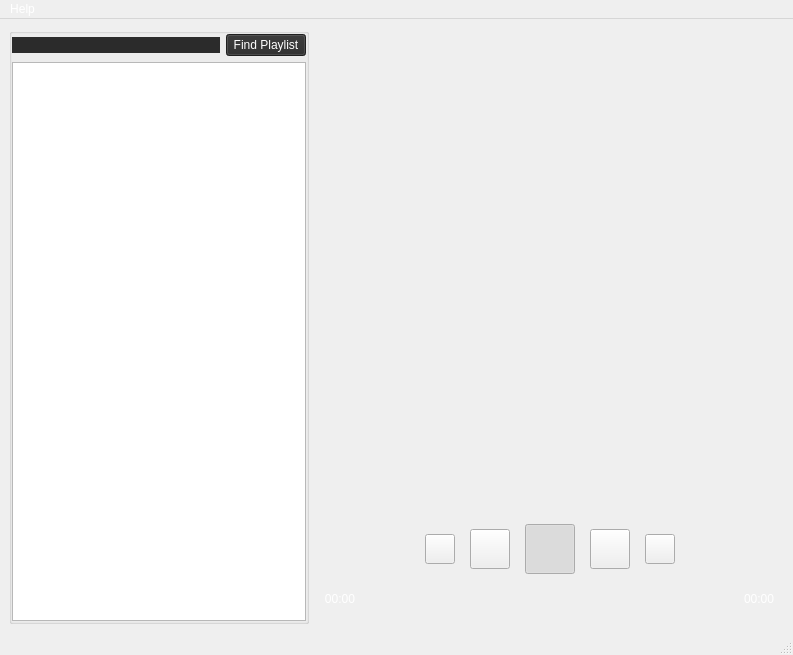
<?xml version="1.0" encoding="UTF-8"?>
<ui version="4.0">
 <class>MainWindow</class>
 <widget class="QMainWindow" name="MainWindow">
  <property name="enabled">
   <bool>true</bool>
  </property>
  <property name="geometry">
   <rect>
    <x>0</x>
    <y>0</y>
    <width>793</width>
    <height>655</height>
   </rect>
  </property>
  <property name="windowTitle">
   <string>WavePlayer</string>
  </property>
  <property name="autoFillBackground">
   <bool>false</bool>
  </property>
  <property name="styleSheet">
   <string notr="true">background-color:rgb(60, 63, 65);
color:#FFFFFF;
QToolTip {background-color:rgb(255, 255, 255); color:rgb(0, 0, 0)}
</string>
  </property>
  <widget class="QWidget" name="centralwidget">
   <property name="autoFillBackground">
    <bool>false</bool>
   </property>
   <layout class="QGridLayout" name="gridLayout">
    <item row="0" column="0" rowspan="2">
     <widget class="QGroupBox" name="groupBMediaList">
      <property name="maximumSize">
       <size>
        <width>300</width>
        <height>16777215</height>
       </size>
      </property>
      <property name="autoFillBackground">
       <bool>false</bool>
      </property>
      <property name="title">
       <string/>
      </property>
      <property name="flat">
       <bool>true</bool>
      </property>
      <layout class="QGridLayout" name="gridLayout_3">
       <property name="leftMargin">
        <number>0</number>
       </property>
       <property name="topMargin">
        <number>0</number>
       </property>
       <property name="rightMargin">
        <number>0</number>
       </property>
       <property name="bottomMargin">
        <number>0</number>
       </property>
       <item row="0" column="1">
        <widget class="QPushButton" name="pushBrowse">
         <property name="styleSheet">
          <string notr="true">background-color:rgb(43, 43, 43);color:rgb(255, 255, 255);</string>
         </property>
         <property name="text">
          <string>Find Playlist</string>
         </property>
        </widget>
       </item>
       <item row="0" column="0">
        <widget class="QLineEdit" name="lineBrowse">
         <property name="styleSheet">
          <string notr="true">background-color:rgb(43, 43, 43); color:rgb(255, 255, 255); border: 0px;</string>
         </property>
         <property name="readOnly">
          <bool>true</bool>
         </property>
        </widget>
       </item>
       <item row="1" column="0" colspan="2">
        <widget class="QListWidget" name="listWMedia">
         <property name="styleSheet">
          <string notr="true">QListWidget {
	background-color: #2B2B2B;
	color:#FFFFFF;
    border-radius: 10px
}

QListWidget::item {
	color: #b3b3b3;                    
    background-color: #131517;
    margin-top: 5px;          
    border-radius: 9px;
    padding-left: 5px;
}

QListWidget::item:selected {
	background-color:#b3b3b3;
	color: #131517;
}


QScrollBar::horizotal{height:10;
								  background-color: none;
								  margin: 0px 0px 0px 0px;
								  border:#FFFFFF;
								  border-radius:5;}

QScrollBar::add-page:horizontal, QScrollBar::sub-line:horizontal{background: none;}

QScrollBar::add-line:horizontal{background: none;}

QScrollBar::handle:horizontal{background-color:#AAAAAA; border-radius:5}

QScrollBar::handle:horizontal:hover{background-color:#FFFFFF; border-radius:5}

QScrollBar::vertical{width:10;
								 background-color: none;
								 margin: 0px 0px 0px 0px;
								 border:#FFFFFF;
								 border-radius:5;}

QScrollBar::add-page:vertical, QScrollBar::sub-line:vertical{background: none;}

QScrollBar::add-line:vertical{background: none;}

QScrollBar::handle:vertical{background-color:#AAAAAA; border-radius:5}

QScrollBar::handle:vertical:hover{background-color:#FFFFFF; border-radius:5}

QToolTip(color:#FFFFF);</string>
         </property>
         <property name="verticalScrollBarPolicy">
          <enum>Qt::ScrollBarAsNeeded</enum>
         </property>
         <property name="horizontalScrollBarPolicy">
          <enum>Qt::ScrollBarAsNeeded</enum>
         </property>
        </widget>
       </item>
      </layout>
     </widget>
    </item>
    <item row="0" column="1">
     <widget class="QStackedWidget" name="stackedPlayer">
      <property name="autoFillBackground">
       <bool>false</bool>
      </property>
      <property name="currentIndex">
       <number>0</number>
      </property>
      <widget class="QWidget" name="pageVideoPlayer"/>
      <widget class="QWidget" name="pageMusicPlayer"/>
     </widget>
    </item>
    <item row="1" column="1">
     <widget class="QFrame" name="frameNavigator">
      <property name="sizePolicy">
       <sizepolicy hsizetype="Preferred" vsizetype="MinimumExpanding">
        <horstretch>0</horstretch>
        <verstretch>0</verstretch>
       </sizepolicy>
      </property>
      <property name="maximumSize">
       <size>
        <width>16777215</width>
        <height>100</height>
       </size>
      </property>
      <property name="autoFillBackground">
       <bool>false</bool>
      </property>
      <property name="frameShape">
       <enum>QFrame::NoFrame</enum>
      </property>
      <property name="frameShadow">
       <enum>QFrame::Plain</enum>
      </property>
      <layout class="QGridLayout" name="gridLayout_2">
       <property name="leftMargin">
        <number>0</number>
       </property>
       <property name="topMargin">
        <number>0</number>
       </property>
       <property name="rightMargin">
        <number>0</number>
       </property>
       <property name="bottomMargin">
        <number>0</number>
       </property>
       <property name="horizontalSpacing">
        <number>5</number>
       </property>
       <property name="verticalSpacing">
        <number>0</number>
       </property>
       <item row="1" column="0">
        <widget class="QLabel" name="labelMediaElapsedTime">
         <property name="maximumSize">
          <size>
           <width>40</width>
           <height>16777215</height>
          </size>
         </property>
         <property name="styleSheet">
          <string notr="true">color:rgb(255,255,255);</string>
         </property>
         <property name="text">
          <string>00:00</string>
         </property>
         <property name="alignment">
          <set>Qt::AlignRight|Qt::AlignTrailing|Qt::AlignVCenter</set>
         </property>
        </widget>
       </item>
       <item row="1" column="2">
        <widget class="QLabel" name="labelMediaTotalDuration">
         <property name="maximumSize">
          <size>
           <width>40</width>
           <height>16777215</height>
          </size>
         </property>
         <property name="styleSheet">
          <string notr="true">color:rgb(255,255,255);</string>
         </property>
         <property name="text">
          <string>00:00</string>
         </property>
        </widget>
       </item>
       <item row="0" column="0" colspan="3">
        <widget class="QFrame" name="frame">
         <property name="autoFillBackground">
          <bool>false</bool>
         </property>
         <property name="frameShape">
          <enum>QFrame::NoFrame</enum>
         </property>
         <property name="frameShadow">
          <enum>QFrame::Plain</enum>
         </property>
         <layout class="QGridLayout" name="gridLayout_4">
          <property name="leftMargin">
           <number>0</number>
          </property>
          <property name="topMargin">
           <number>0</number>
          </property>
          <property name="rightMargin">
           <number>0</number>
          </property>
          <property name="bottomMargin">
           <number>0</number>
          </property>
          <property name="horizontalSpacing">
           <number>15</number>
          </property>
          <item row="0" column="6">
           <spacer name="horizontalSpacer_3">
            <property name="orientation">
             <enum>Qt::Horizontal</enum>
            </property>
            <property name="sizeHint" stdset="0">
             <size>
              <width>40</width>
              <height>20</height>
             </size>
            </property>
           </spacer>
          </item>
          <item row="0" column="1">
           <widget class="QToolButton" name="buttonShuffle">
            <property name="minimumSize">
             <size>
              <width>30</width>
              <height>30</height>
             </size>
            </property>
            <property name="maximumSize">
             <size>
              <width>30</width>
              <height>30</height>
             </size>
            </property>
            <property name="toolTip">
             <string>Shuffle</string>
            </property>
            <property name="styleSheet">
             <string notr="true">QToolButton{border: 0px solid black; background-color: rgb(255, 255, 255, 0); color: rgb(60, 63, 65); border-radius:15;}
QToolButton::hover{ color: rgb(60, 63, 65); background-color: rgb(42, 42, 42);}
QToolButton::checked{ color: rgb(60, 63, 65); background-color: rgb(42, 42, 42);}
QToolButton::toolTip(color:#FFFFFF;);</string>
            </property>
            <property name="text">
             <string/>
            </property>
            <property name="checkable">
             <bool>true</bool>
            </property>
           </widget>
          </item>
          <item row="0" column="0">
           <spacer name="horizontalSpacer">
            <property name="orientation">
             <enum>Qt::Horizontal</enum>
            </property>
            <property name="sizeHint" stdset="0">
             <size>
              <width>40</width>
              <height>20</height>
             </size>
            </property>
           </spacer>
          </item>
          <item row="0" column="2">
           <widget class="QToolButton" name="pushPrevious">
            <property name="sizePolicy">
             <sizepolicy hsizetype="Fixed" vsizetype="Fixed">
              <horstretch>0</horstretch>
              <verstretch>0</verstretch>
             </sizepolicy>
            </property>
            <property name="minimumSize">
             <size>
              <width>40</width>
              <height>40</height>
             </size>
            </property>
            <property name="maximumSize">
             <size>
              <width>16777215</width>
              <height>16777215</height>
             </size>
            </property>
            <property name="toolTip">
             <string>Previous</string>
            </property>
            <property name="styleSheet">
             <string notr="true">QToolButton{border: 0px solid black; background-color: rgb(170, 170, 170); color: rgb(60, 63, 65); border-radius:20;}
QToolButton::hover{ color: rgb(60, 63, 65); background-color: rgb(255, 255, 255);}
QToolButton::toolTip(color:#FFFFFF;);</string>
            </property>
            <property name="text">
             <string/>
            </property>
           </widget>
          </item>
          <item row="0" column="3">
           <widget class="QToolButton" name="pushPlay">
            <property name="sizePolicy">
             <sizepolicy hsizetype="Preferred" vsizetype="Preferred">
              <horstretch>0</horstretch>
              <verstretch>0</verstretch>
             </sizepolicy>
            </property>
            <property name="minimumSize">
             <size>
              <width>50</width>
              <height>50</height>
             </size>
            </property>
            <property name="maximumSize">
             <size>
              <width>16777215</width>
              <height>16777215</height>
             </size>
            </property>
            <property name="toolTip">
             <string>Play</string>
            </property>
            <property name="styleSheet">
             <string notr="true">QToolButton{border: 0px solid black; background-color: rgb(255, 255, 255); color: rgb(60, 63, 65); border-radius:25;}
QToolButton::hover{ color: rgb(60, 63, 65); min-width:50; min-height:50; border-radius:25;}
QToolButton::toolTip(color:#FFFFFF;);</string>
            </property>
            <property name="text">
             <string/>
            </property>
            <property name="checkable">
             <bool>true</bool>
            </property>
            <property name="checked">
             <bool>true</bool>
            </property>
           </widget>
          </item>
          <item row="0" column="4">
           <widget class="QToolButton" name="pushNext">
            <property name="sizePolicy">
             <sizepolicy hsizetype="Fixed" vsizetype="Fixed">
              <horstretch>0</horstretch>
              <verstretch>0</verstretch>
             </sizepolicy>
            </property>
            <property name="minimumSize">
             <size>
              <width>40</width>
              <height>40</height>
             </size>
            </property>
            <property name="maximumSize">
             <size>
              <width>16777215</width>
              <height>16777215</height>
             </size>
            </property>
            <property name="toolTip">
             <string>Next</string>
            </property>
            <property name="styleSheet">
             <string notr="true">QToolButton{border: 0px solid black; background-color: rgb(170, 170, 170); color: rgb(60, 63, 65); border-radius:20;}
QToolButton::hover{ color: rgb(60, 63, 65); background-color: rgb(255, 255, 255);}
QToolButton::toolTip(color:#FFFFFF;);</string>
            </property>
            <property name="text">
             <string/>
            </property>
           </widget>
          </item>
          <item row="0" column="5">
           <widget class="QToolButton" name="buttonRepeat">
            <property name="minimumSize">
             <size>
              <width>30</width>
              <height>30</height>
             </size>
            </property>
            <property name="maximumSize">
             <size>
              <width>30</width>
              <height>30</height>
             </size>
            </property>
            <property name="toolTip">
             <string>Repeat</string>
            </property>
            <property name="styleSheet">
             <string notr="true">QToolButton{border: 0px solid black; background-color: rgb(255, 255, 255, 0); color: rgb(60, 63, 65); border-radius:15;}
QToolButton::hover{ color: rgb(60, 63, 65); background-color: rgb(42, 42, 42);}
QToolButton::checked{ color: rgb(60, 63, 65); background-color: rgb(42, 42, 42);}
QToolButton::toolTip(color:#FFFFFF;);</string>
            </property>
            <property name="text">
             <string/>
            </property>
            <property name="checkable">
             <bool>true</bool>
            </property>
           </widget>
          </item>
         </layout>
        </widget>
       </item>
      </layout>
     </widget>
    </item>
   </layout>
  </widget>
  <widget class="QMenuBar" name="menubar">
   <property name="geometry">
    <rect>
     <x>0</x>
     <y>0</y>
     <width>793</width>
     <height>21</height>
    </rect>
   </property>
   <property name="styleSheet">
    <string notr="true">color:#FFFFFF;</string>
   </property>
   <widget class="QMenu" name="menuAbout">
    <property name="styleSheet">
     <string notr="true"/>
    </property>
    <property name="title">
     <string>Help</string>
    </property>
    <addaction name="actionAbout_App"/>
    <addaction name="actionAbout_Qt"/>
   </widget>
   <addaction name="menuAbout"/>
  </widget>
  <widget class="QStatusBar" name="statusbar">
   <property name="styleSheet">
    <string notr="true">color:rgb(255,255,255);</string>
   </property>
  </widget>
  <action name="actionAbout_App">
   <property name="text">
    <string>About App</string>
   </property>
   <property name="shortcut">
    <string>Ctrl+H</string>
   </property>
  </action>
  <action name="actionAbout_Qt">
   <property name="text">
    <string>About Qt</string>
   </property>
  </action>
 </widget>
 <resources/>
 <connections/>
</ui>
